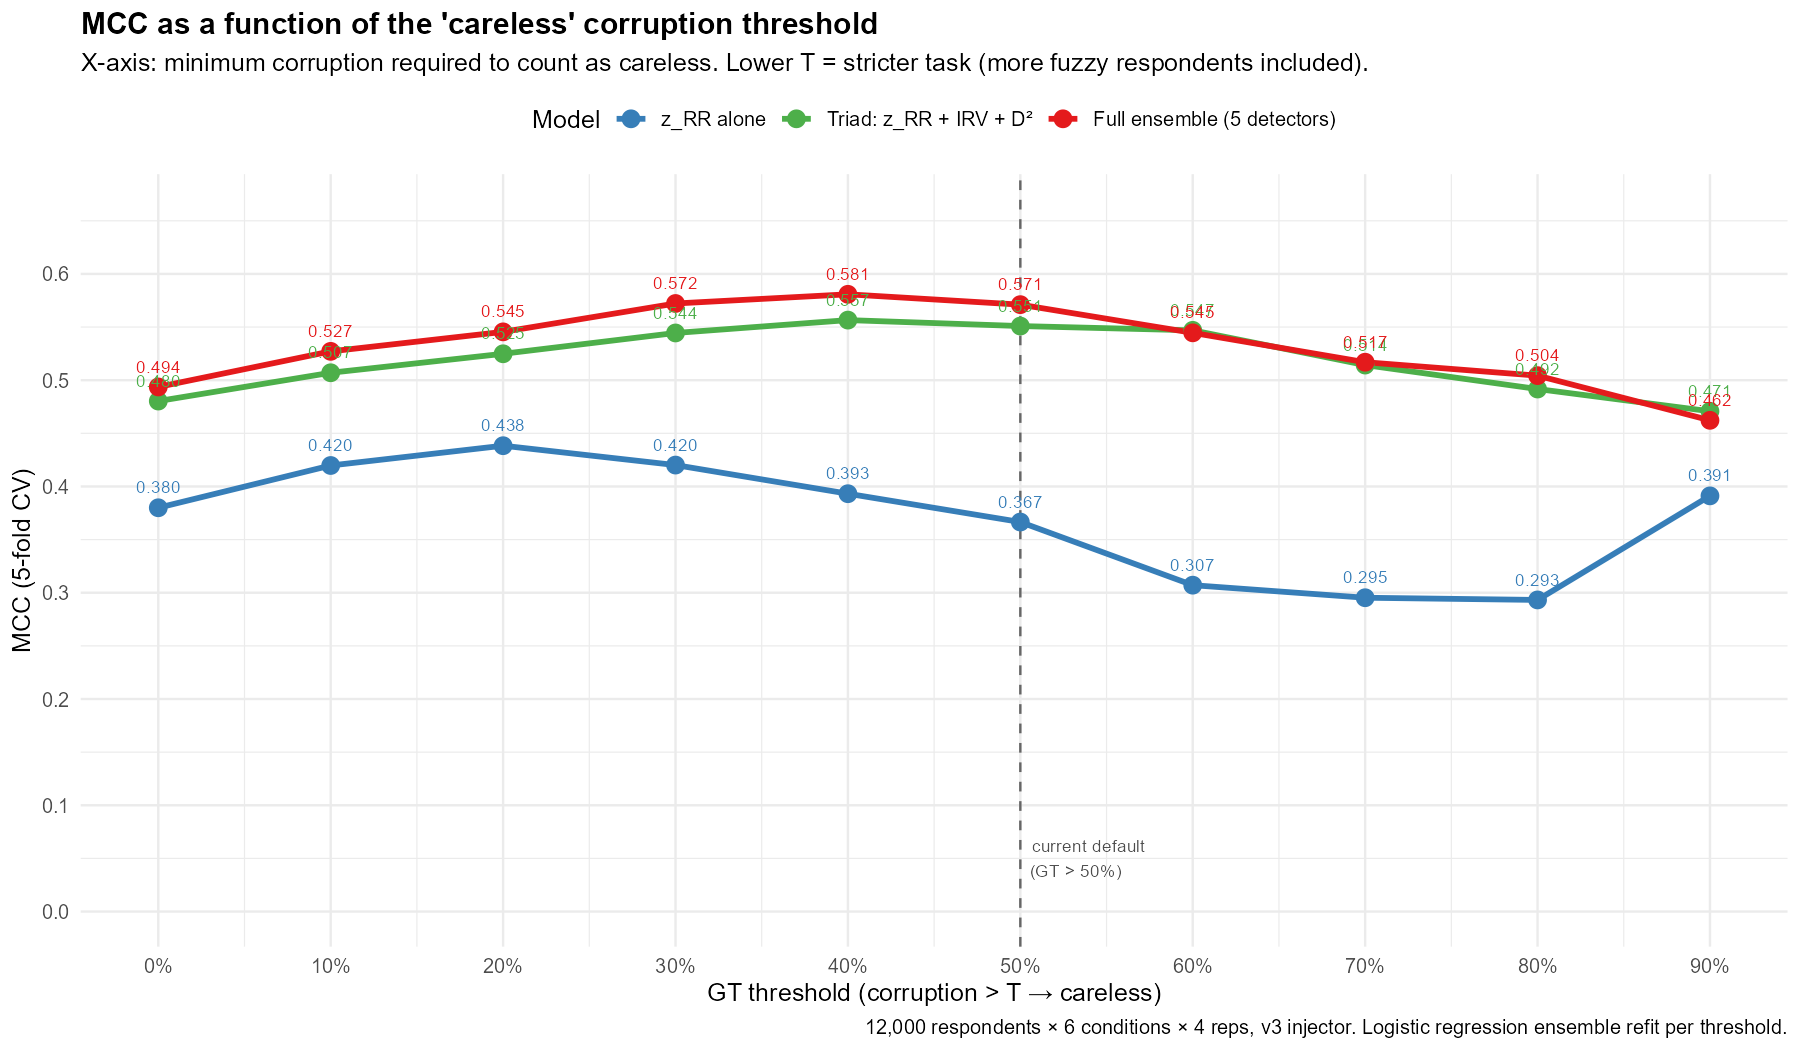

This figure's R source:
# Plot: MCC of the ensemble as a function of the GT cutoff
# (i.e., what corruption level we call "truly careless").

suppressPackageStartupMessages({
  library(dplyr); library(ggplot2); library(tidyr)
})

df <- read.csv("sim_ensemble_scores.csv", stringsAsFactors = FALSE)

# Define a range of GT thresholds
thresholds <- seq(0, 0.9, 0.1)

# 5-fold CV, each model refit per threshold (so the ensemble is optimized for
# each definition of "careless")
set.seed(42)
folds <- sample(seq_len(5), nrow(df), replace = TRUE)

compute_mcc <- function(flag, truth) {
  TP <- sum(flag & truth); TN <- sum(!flag & !truth)
  FP <- sum(flag & !truth); FN <- sum(!flag & truth)
  den <- sqrt(as.numeric(TP+FP)*(TP+FN)*(TN+FP)*(TN+FN))
  if (den == 0) 0 else (TP*TN - FP*FN) / den
}

results <- data.frame()

for (T in thresholds) {
  df$gt <- (df$pattern != "clean") & (df$corruption > T)
  n_pos <- sum(df$gt); n_neg <- sum(!df$gt)
  if (n_pos < 50 || n_neg < 50) next  # skip degenerate

  # Ensemble (all 5 detectors)
  preds_ens <- numeric(nrow(df))
  for (f in unique(folds)) {
    tr <- folds != f; te <- folds == f
    mod <- tryCatch(
      glm(gt ~ z_rr + irv + longstring + d2 + person_tot,
          data = df[tr, ], family = binomial),
      error = function(e) NULL
    )
    if (is.null(mod)) { preds_ens[te] <- 0.5; next }
    preds_ens[te] <- predict(mod, newdata = df[te, ], type = "response")
  }
  flag_ens <- preds_ens > 0.5

  # z_RR alone
  preds_zrr <- numeric(nrow(df))
  for (f in unique(folds)) {
    tr <- folds != f; te <- folds == f
    mod <- glm(gt ~ z_rr, data = df[tr, ], family = binomial)
    preds_zrr[te] <- predict(mod, newdata = df[te, ], type = "response")
  }
  flag_zrr <- preds_zrr > 0.5

  # Triad: z_rr + irv + d2
  preds_triad <- numeric(nrow(df))
  for (f in unique(folds)) {
    tr <- folds != f; te <- folds == f
    mod <- tryCatch(
      glm(gt ~ z_rr + irv + d2, data = df[tr, ], family = binomial),
      error = function(e) NULL
    )
    if (is.null(mod)) { preds_triad[te] <- 0.5; next }
    preds_triad[te] <- predict(mod, newdata = df[te, ], type = "response")
  }
  flag_triad <- preds_triad > 0.5

  results <- rbind(results, data.frame(
    gt_threshold = T,
    n_positive = n_pos,
    n_negative = n_neg,
    mcc_zrr      = compute_mcc(flag_zrr,   df$gt),
    mcc_triad    = compute_mcc(flag_triad, df$gt),
    mcc_ensemble = compute_mcc(flag_ens,   df$gt)
  ))

  cat(sprintf("T=%.2f: n_pos=%d  zrr=%.3f  triad=%.3f  ensemble=%.3f\n",
              T, n_pos, results$mcc_zrr[nrow(results)],
              results$mcc_triad[nrow(results)],
              results$mcc_ensemble[nrow(results)]))
}

write.csv(results, "mcc_vs_gt_threshold.csv", row.names = FALSE)

# Plot
plot_df <- results %>%
  pivot_longer(cols = c(mcc_zrr, mcc_triad, mcc_ensemble),
               names_to = "model", values_to = "mcc") %>%
  mutate(model = recode(model,
                        "mcc_zrr"      = "z_RR alone",
                        "mcc_triad"    = "Triad: z_RR + IRV + D²",
                        "mcc_ensemble" = "Full ensemble (5 detectors)"),
         model = factor(model, levels = c("z_RR alone",
                                           "Triad: z_RR + IRV + D²",
                                           "Full ensemble (5 detectors)")))

p <- ggplot(plot_df, aes(x = gt_threshold, y = mcc,
                         color = model, group = model)) +
  geom_vline(xintercept = 0.5, linetype = "dashed", color = "grey40") +
  annotate("text", x = 0.5, y = 0.05,
           label = "current default\n(GT > 50%)",
           size = 3, color = "grey30", hjust = -0.1) +
  geom_line(linewidth = 1.3) +
  geom_point(size = 3.5) +
  geom_text(aes(label = sprintf("%.3f", mcc)),
            vjust = -1.2, size = 3, show.legend = FALSE) +
  scale_color_manual(values = c("z_RR alone" = "#377eb8",
                                 "Triad: z_RR + IRV + D²" = "#4daf4a",
                                 "Full ensemble (5 detectors)" = "#e41a1c"),
                     name = "Model") +
  scale_x_continuous(breaks = thresholds,
                     labels = scales::percent_format(accuracy = 1)) +
  scale_y_continuous(limits = c(0, max(plot_df$mcc) + 0.08),
                     breaks = seq(0, 1, 0.1)) +
  labs(
    title = "MCC as a function of the 'careless' corruption threshold",
    subtitle = "X-axis: minimum corruption required to count as careless. Lower T = stricter task (more fuzzy respondents included).",
    x = "GT threshold (corruption > T → careless)",
    y = "MCC (5-fold CV)",
    caption = "12,000 respondents × 6 conditions × 4 reps, v3 injector. Logistic regression ensemble refit per threshold."
  ) +
  theme_minimal(base_size = 12) +
  theme(legend.position = "top",
        plot.title = element_text(face = "bold"))

ggsave("plot_mcc_vs_gt_threshold.png", p,
       width = 12, height = 7, dpi = 150, bg = "white")
cat("\nSaved: plot_mcc_vs_gt_threshold.png\n")
cat("=== DONE ===\n")
